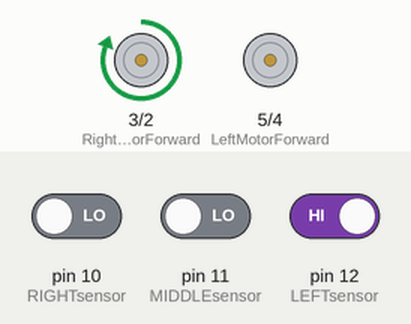
A sketch run on a simulated Arduino Uno, built with avr-gcc and run on an emulated ATmega328P. Shown: motor-driver pin pairs drawn as motors (green arrow = first pin HIGH = forward, orange = second pin HIGH = backward, longer = more drive). Inputs (shaded band) come from the test bench; at power-on: pin 10 (RIGHTsensor) LOW, pin 12 (LEFTsensor) HIGH, pin 11 (MIDDLEsensor) LOW.

Above: at 1.2 s.
1.3 s: pin 10 (RIGHTsensor) driven HIGH
At 1.9 s:
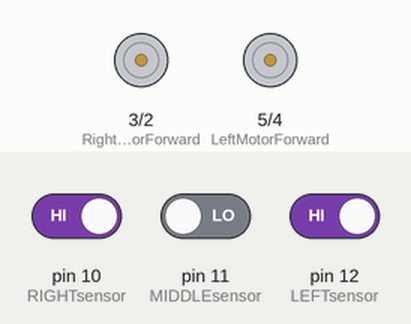
2.8 s: pin 12 (LEFTsensor) driven LOW
At 3.1 s:
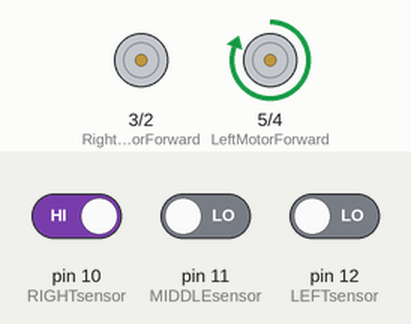
4.3 s: pin 12 (LEFTsensor) driven HIGH
At 5.3 s:
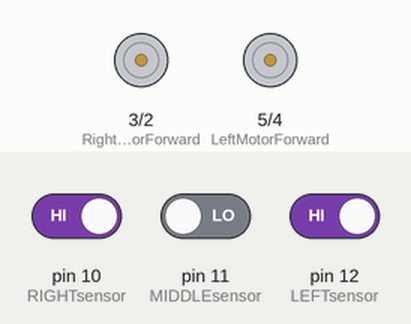
5.8 s: pin 10 (RIGHTsensor) driven LOW
At 6.4 s:
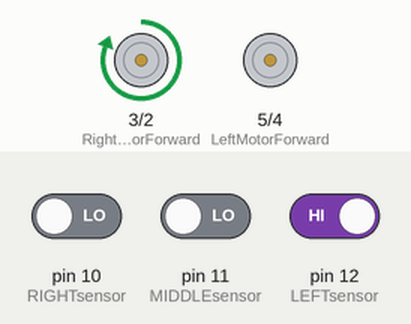
7.3 s: pin 11 (MIDDLEsensor) driven HIGH
At 7.6 s:
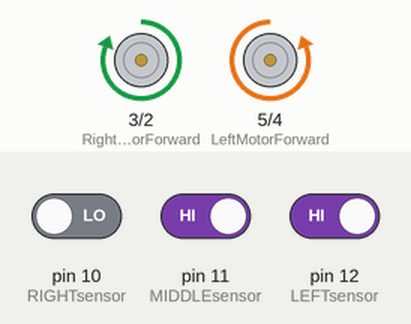
8.8 s: pin 12 (LEFTsensor) driven LOW
At 10.0 s:
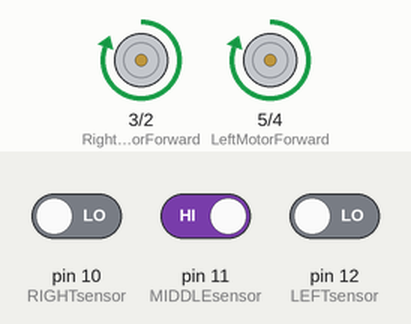
Timing chart, 0 to 11.3 s (numbered marks = the images above; inputs shaded):
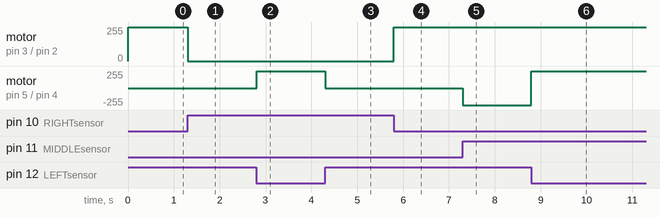

Measured:
- after the input at 1.3 s, motor on pin 3 (RightMotorForward) / pin 2 (RightMotorBackward): forward 255/255 → stopped at once
- after the input at 2.8 s, motor on pin 5 (LeftMotorForward) / pin 4 (LeftMotorBackward): stopped → forward 255/255 at once
- after the input at 4.3 s, motor on pin 5 (LeftMotorForward) / pin 4 (LeftMotorBackward): forward 255/255 → stopped at once
- after the input at 5.8 s, motor on pin 3 (RightMotorForward) / pin 2 (RightMotorBackward): stopped → forward 255/255 at once
- after the input at 7.3 s, motor on pin 5 (LeftMotorForward) / pin 4 (LeftMotorBackward): stopped → backward 255/255 at once
- after the input at 8.8 s, motor on pin 5 (LeftMotorForward) / pin 4 (LeftMotorBackward): backward 255/255 → forward 255/255 at once

The sketch:

LineFollower.ino
```cpp
//our L298N control pins
const int LeftMotorForward = 5;         // GOES TO IN2 OF DRIVER
const int LeftMotorBackward = 4;        // GOES TO IN1 OF DRIVER
const int RightMotorForward = 3;        // GOES TO IN4 OF DRIVER
const int RightMotorBackward = 2;       // GOES TO IN3 OF DRIVER

//sensor pins
int LEFTsensor = 12;                  //LEFT  IR OUTPUT
int MIDDLEsensor = 11;                //MID   IR OUTPUT
int RIGHTsensor = 10;                 //RIGHT IR OUTPUT

boolean goingforward = false;


void setup(){

  pinMode(RightMotorForward, OUTPUT);
  pinMode(LeftMotorForward, OUTPUT);
  pinMode(LeftMotorBackward, OUTPUT);
  pinMode(RightMotorBackward, OUTPUT);
  pinMode(LEFTsensor, INPUT);
  pinMode(MIDDLEsensor, INPUT);
  pinMode(RIGHTsensor, INPUT);

}

void loop()
{
int Lsensor = digitalRead(12);
int Msensor = digitalRead(11);
int Rsensor = digitalRead(10);

//FORWARD
if (Lsensor==false && Msensor==true && Rsensor==false && goingforward == false){
forward();
goingforward==true;
}


//RIGHT
else if(Lsensor==false && Msensor==false && Rsensor==true)
turn_slow_right();

else if(Lsensor==false && Msensor==true && Rsensor==true)
turn_fast_right();

//LEFT
else if(Lsensor==true && Msensor==false && Rsensor==false)
turn_slow_left();
else if(Lsensor==true && Msensor==true && Rsensor==false)
turn_fast_left();


//STOP
else if(Lsensor==true && Msensor==true && Rsensor==true)
stopit();
else if(Lsensor==false && Msensor==false && Rsensor==false)
stopit();
else if(Lsensor==true && Msensor==false && Rsensor==true)
stopit();

delay(5);
}


//**************************************
void stopit()
{
  digitalWrite(LeftMotorForward, LOW);
  digitalWrite(RightMotorForward, LOW);
  digitalWrite(RightMotorBackward, LOW);
  digitalWrite(LeftMotorBackward, LOW);

}
void forward()
{
  digitalWrite(LeftMotorForward, HIGH);
  digitalWrite(RightMotorForward, HIGH);
  digitalWrite(RightMotorBackward, LOW);
  digitalWrite(LeftMotorBackward, LOW);
}

void turn_slow_left()
{
  digitalWrite(RightMotorForward, HIGH);
  digitalWrite(LeftMotorBackward, LOW);
  digitalWrite(LeftMotorForward, LOW);
  digitalWrite(RightMotorBackward, LOW);
  goingforward==false;
 }

void turn_fast_left()
{
  digitalWrite(RightMotorForward, HIGH);
  digitalWrite(LeftMotorBackward, HIGH);
  digitalWrite(LeftMotorForward, LOW);
  digitalWrite(RightMotorBackward, LOW);
  goingforward==false;
}

void turn_slow_right()
{
  digitalWrite(LeftMotorForward, HIGH);
  digitalWrite(RightMotorBackward, LOW);
  digitalWrite(LeftMotorBackward, LOW);
  digitalWrite(RightMotorBackward, LOW);
  goingforward==false;
}
void turn_fast_right()
{
  digitalWrite(LeftMotorForward, HIGH);
  digitalWrite(RightMotorBackward,HIGH);
  digitalWrite(LeftMotorBackward, LOW);
  digitalWrite(RightMotorBackward, LOW);
  goingforward==false;
}
```
